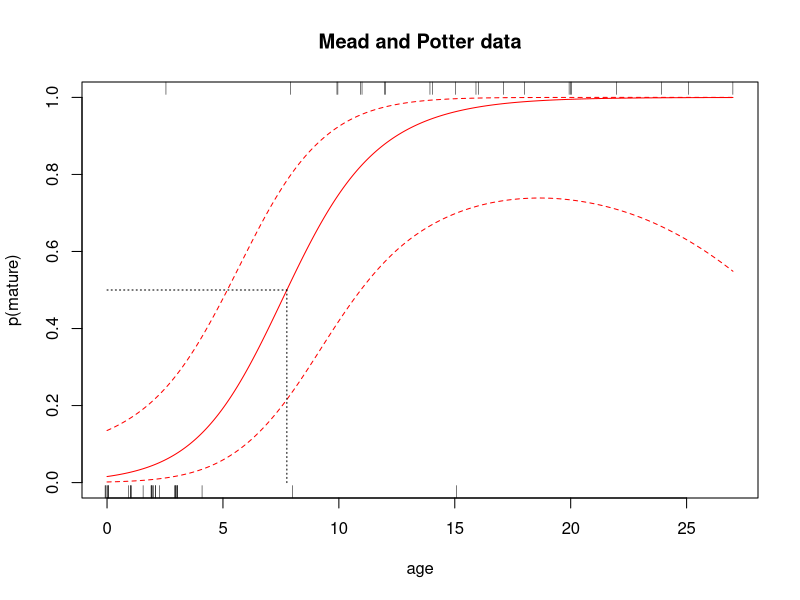
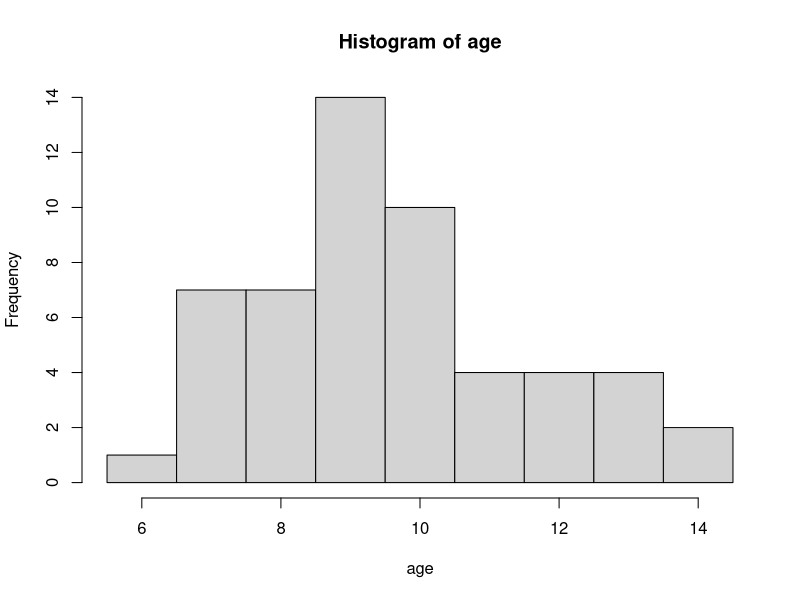
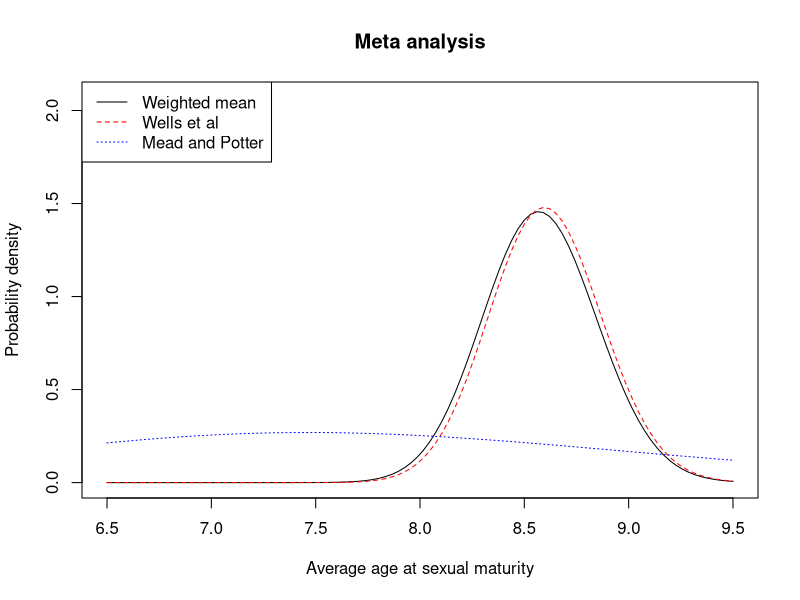

These charts were generated, in order, by the following R code:
## ---- chunk 1
knitr::opts_chunk$set(echo = TRUE)

library(readxl)
library(mgcv)
library(Hmisc)
## ---- chunk 2
mp.data <- data.frame(age = c(27,17,24,15,14,2,1,0,22,2,12,4,1.5,3,2,14,0,0,0,2,1,3,0,18,12,16,25,3,2,2,11,20,20,1,8,20,10,2.5,2,3,11,0,2.2,3,3,15,1,3,10,8,16), mature = c(1,1,1,1,1,0,0,0,1,0,1,0,0,0,0,1,0,0,0,0,0,0,0,1,1,1,1,0,0,0,1,1,1,0,1,1,1,1,0,0,1,0,0,0,0,0,0,0,1,0,1))
## ---- chunk 3
#Fit binary GAM
mod1 <- gam(mature ~ s(age), family = binomial, data = mp.data)
newdata <- data.frame(age = seq(min(mp.data$age), max(mp.data$age), length = 1000))
## ---- chunk 4
#predict on the scale of the link function
pred <- predict(mod1, newdata = newdata, se.fit = TRUE)
#predict on the scale of the response - a probability
pred.r <- predict(mod1, newdata = newdata, se.fit = TRUE,type="response")
# which.max returns the index of first element to be equal to the maximum
# in a vector of true or false, that is the first true == 1
which.age.p.50 <- which.max(pred.r$fit > 0.5)
mp.age.p.50 <- newdata$age[which.age.p.50]
## ---- chunk 5
#Plot predictions
plot(newdata$age, plogis(pred$fit), type = "l", col = "red", main = "Mead and Potter data", ylim = c(0, 1), ylab = "p(mature)", xlab = "age")
lines(newdata$age, plogis(pred$fit + 1.96 * pred$se.fit), lty = 2, col = "red")
lines(newdata$age, plogis(pred$fit - 1.96 * pred$se.fit), lty = 2, col = "red")
#show p.50
lines(c(mp.age.p.50, mp.age.p.50), c(0, 0.5), lty = 3)
lines(c(0, mp.age.p.50), c(0.5, 0.5), lty = 3)
#show data - jittered a little
rug(jitter(mp.data$age[mp.data$mature == 1], amount = 0.1), side = 3)
rug(jitter(mp.data$age[mp.data$mature == 0], amount = 0.1), side = 1)
## ---- chunk 6
#Code adapted from predict.gam help
rmvn <- function(n,mu,sig) { ## MVN random deviates
  L <- mroot(sig);m <- ncol(L);
  t(mu + L%*%matrix(rnorm(m*n),m,n)) 
}
# Note required large number of replicates to reduce the Monte Carlo error 
# on the estimated standard error
B <- 100000
Xp <- predict(mod1, newdata, type = "lpmatrix")
br <- rmvn(B, coef(mod1), mod1$Vp)
res <- rep(0, B)
for(i in 1:B){
  pred <- Xp %*% br[i, ]
  res[i] <- newdata$age[which.max(pred > 0)]
}
mp.se.age.p.50 <- sd(res)
#mp.se.age.p.50
#quantile(res, c(0.025, 0.975))
## ---- chunk 7
sarasota <- read_excel("InOutBySp/Bottlenose_dolphin_BB/Sarasota Age at First Birth 11Mar20.xlsx",range = "A3:A55", col_names = FALSE)
names(sarasota) <- "age"
## ---- chunk 8
with(sarasota, hist(age, breaks = seq(min(age) - 0.5, max(age) + 0.5, by = 1)))
sa.mean <- mean(sarasota$age)
sa.sd <- sd(sarasota$age)
sa.se <- sa.sd/sqrt(length(sarasota$age))
## ---- chunk 9
#Subtract 1 from the data to make it 
# equal to mean age at sexual maturity
sa.mean <- sa.mean - 1
#sa.mean
## ---- chunk 10
#Mead and Potter data
mp.mean <- mp.age.p.50
mp.se <- mp.se.age.p.50

#Inverse variance weighted average
asm.dat.mean <- c(sa.mean, mp.mean)
asm.dat.se <- c(sa.se, mp.se)
weights <- 1 / (asm.dat.se ^ 2)
asm.mean <- sum(weights * asm.dat.mean) / sum(weights)
asm.se <- sqrt (sum(weights ^ 2 * asm.dat.se ^ 2) / sum(weights ^ 2))
## ---- chunk 11
get.gamma.par <- function(mean, var){
#Returns shape and scale parameter of gamma given mean and var
  return(list(shape = mean ^ 2 / var, scale = var / mean))
}

#Plot results
x <- seq(6.5, 9.5, length = 100)
asm.par <- get.gamma.par(asm.mean, asm.se ^ 2)
asm.res <- dgamma(x, shape = asm.par$shape, scale = asm.par$scale)
sa.par <- get.gamma.par(sa.mean, sa.se ^ 2)
sa.res <- dgamma(x, shape = sa.par$shape, scale = sa.par$scale)
mp.par <- get.gamma.par(mp.mean, mp.se ^ 2)
mp.res <- dgamma(x, shape = mp.par$shape, scale = mp.par$scale)
ylim <- c(0, max(asm.res, sa.res, mp.res) * 1.4)
plot(x, asm.res, xlab = "Average age at sexual maturity", ylab = "Probability density", main = "Meta analysis", type = "l", ylim = ylim)
lines(x, sa.res, lty = 2, col = "red")
lines(x, mp.res, lty = 3, col = "blue")
legend("topleft", legend = c("Weighted mean", "Wells et al", "Mead and Potter"), lty = 1:3, col = c("black", "red", "blue"))
